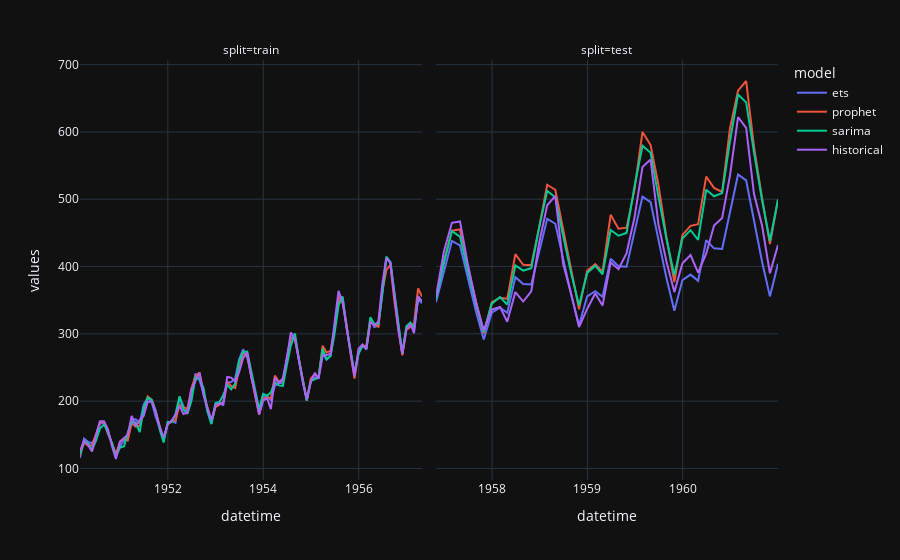

The notebook cell saved with this chart:
### Code cell
import plotly.express as px

fig = px.line(
    data_frame=df_combined,
    x='datetime',
    y='values',
    color='model',
    facet_col='split',
    category_orders={'split': ['train', 'test']}
)

fig.update_xaxes(matches=None)
